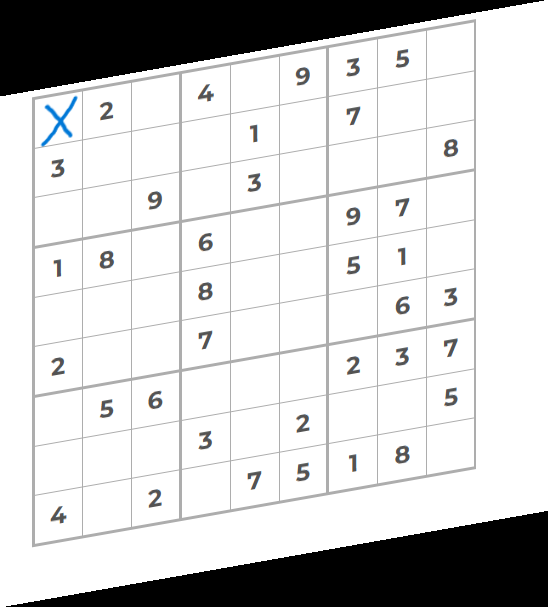
#> input picture app/vision/screenshot_skewed.png, 548 x 607 px
$ python test_vision.py
#> lines starting #> are read from the running program, lines starting #| are printed output that depends on the picture; after the words box and inside, x2 and y2 are one past the last pixel; in counts of white or black regions, pixels touching at a corner belong together
### app/vision/extractor.py
import cv2
import numpy as np


# [16 lines left out: function process_image, not called in this run]


def preprocess(image: np.ndarray) -> np.ndarray:
    """
    Converts to grayscale, blurs, and applies adaptive thresholding.
    Returns a binary (black and white) image where the grid lines are white.
    """
    # Convert to grayscale
    gray = cv2.cvtColor(image, cv2.COLOR_BGR2GRAY)

    # Apply Gaussian Blur
    # The (9, 9) is the kernel size. It must be an odd number.
    blur = cv2.GaussianBlur(gray, (9, 9), 0)

    # Apply Adaptive Thresholding
    # This turns the image strictly black and white.
    thresh = cv2.adaptiveThreshold(
        blur,
        255,
        cv2.ADAPTIVE_THRESH_GAUSSIAN_C,
        cv2.THRESH_BINARY_INV,
        11,
        2
    )

    return thresh


def find_grid_corners(thresh_image: np.ndarray) -> np.ndarray | None:
    """
    Finds contours, sorts by area, and returns the 4 corners of the largest square.
    """
    # Find all contours in the image
    # RETR_EXTERNAL gets only the outermost outlines, ignoring insides of numbers for now
    contours, _ = cv2.findContours(
        thresh_image, cv2.RETR_EXTERNAL, cv2.CHAIN_APPROX_SIMPLE
    )

    # Sort the contours by their area, from largest to smallest
    # We only care about the top 10 largest shapes to save processing time
    contours = sorted(contours, key=cv2.contourArea, reverse=True)[:10]

    # Loop through the largest contours to find the grid
    for contour in contours:
        # Calculate the perimeter of the contour
        perimeter = cv2.arcLength(contour, True)

        # Approximate the shape of the contour to smooth out jagged lines
        # 0.02 * perimeter is the mathematical precision of the smoothing
        approx = cv2.approxPolyDP(contour, 0.02 * perimeter, True)

        # If the smoothed shape has exactly 4 corners, it's our Sudoku board!
        if len(approx) == 4:
            return approx

    # Return None if no 4-cornered shape was found
    return None


def order_corner_points(corners: np.ndarray) -> np.ndarray:
    """
    Orders the 4 corners in this specific order:
    Top-Left, Top-Right, Bottom-Right, Bottom-Left
    """
    # Create an empty array for the 4 ordered points
    ordered_corners = np.zeros((4, 2), dtype="float32")

    # Reshape the corners into a simpler list of 4 (x, y) coordinates
    corners = corners.reshape(4, 2)

    # Top-Left will have the smallest sum (x + y)
    # Bottom-Right will have the largest sum (x + y)
    s = corners.sum(axis=1)
    ordered_corners[0] = corners[np.argmin(s)]
    ordered_corners[2] = corners[np.argmax(s)]

    # Top-Right will have the smallest difference (y - x)
    # Bottom-Left will have the largest difference (y - x)
    diff = np.diff(corners, axis=1)
    ordered_corners[1] = corners[np.argmin(diff)]
    ordered_corners[3] = corners[np.argmax(diff)]

    return ordered_corners


def warp_perspective(image: np.ndarray, corners: np.ndarray) -> np.ndarray:
    """
    Warps the skewed grid into a perfect flat 2D square (450x450 pixels).
    """
    # Order the corners correctly
    ordered_corners = order_corner_points(corners)

    # Define the dimensions of our new perfect square
    # 450 is a great number because it's easily divisible by 9 (50 pixels per cell)
    side = 450

    # Create the coordinates for the perfect square we are projecting ONTO
    destination_corners = np.array([
        [0, 0],  # Top-Left
        [side - 1, 0],  # Top-Right
        [side - 1, side - 1],  # Bottom-Right
        [0, side - 1]  # Bottom-Left
    ], dtype="float32")

    # Calculate the mathematical transformation matrix
    matrix = cv2.getPerspectiveTransform(ordered_corners, destination_corners)

    # Apply the warp to the original image
    flat_image = cv2.warpPerspective(image, matrix, (side, side))

    return flat_image


def slice_grid(flat_image: np.ndarray) -> list[np.ndarray]:
    """
    Crops the 450x450 flat image into 81 individual 50x50 cell images.
    """
    cells = []

    # Because the image is 450x450, each of the 9 cells is 50x50 pixels
    cell_size = flat_image.shape[0] // 9

    for row in range(9):
        for col in range(9):
            # Calculate pixel coordinates for this cell
            y_start = row * cell_size
            y_end = y_start + cell_size
            x_start = col * cell_size
            x_end = x_start + cell_size

            # Crop the cell from the image using numpy slicing
            cell_img = flat_image[y_start:y_end, x_start:x_end]

            # --- CRITICAL OPTIONAL STEP ---
            # Crop an extra 4-5 pixels off all edges of the cell.
            # This removes the thick black grid lines so your CNN doesn't
            # mistake a vertical grid line for a '1' or a '7'.
            margin = 8
            cell_img = cell_img[margin:-margin, margin:-margin]

            cells.append(cell_img)

    return cells


# [29 lines left out: function draw_solution, not called in this run]

### app/vision/test_vision.py
import cv2
import numpy as np
from app.vision.extractor import preprocess, find_grid_corners, warp_perspective, slice_grid


def test_pipeline(image_path: str):
    # 1. Load the original image
#> called with image_path = 'screenshot_skewed.png'
    img = cv2.imread(image_path)
#> img is the input picture: shape (607, 548, 3); mean B, G, R 208.5, 208.4, 208.2
    if img is None:
        print(f"Error: Could not load image from '{image_path}'")
        return

    # 2. Test Step 1: Preprocessing
    thresh = preprocess(img)
#> in preprocess, `blur = cv2.GaussianBlur(gray, (9, 9), 0)`:
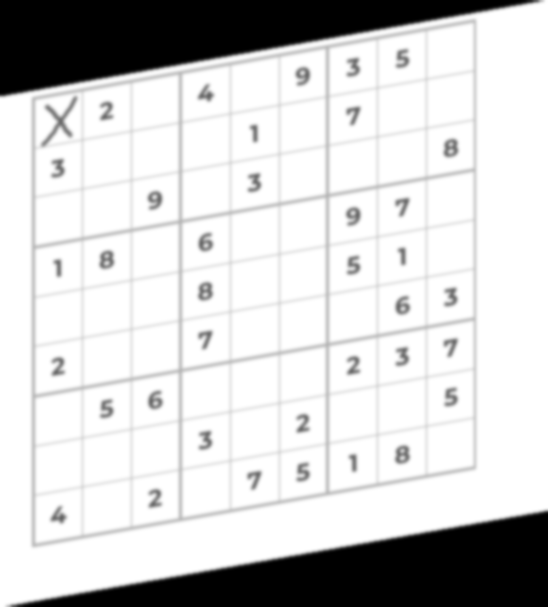
#> blur: shape (607, 548); min 0, max 255, mean 208.4
#> in preprocess, `thresh = cv2.adaptiveThreshold( blur, 255, cv2.ADAPTIVE_THRESH_GAUSSIA..`:
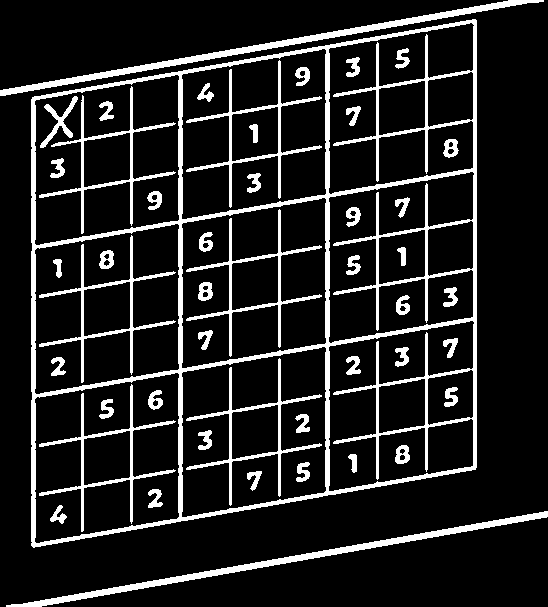
#> thresh: shape (607, 548); 13.2% white; 47 white regions

    # 3. Test Step 2: Finding Corners
    corners = find_grid_corners(thresh)
#> in find_grid_corners, `contours, _ = cv2.findContours( thresh_image, cv2.RETR_EXTERNAL, cv2.C..`: contours = 3 contours; box (x1, y1, x2, y2) and area: (31, 19, 477, 548) 200220, (0, 0, 544, 96) 2826, (6, 511, 548, 607) 2816
#> the loop in find_grid_corners, `for contour in contours:` made 1 pass
#> (perimeter, approx) on pass 1: (1859.1, [[475, 19], [32, 97], [33, 547], [475, 469]])
#> corners = [[475, 19], [32, 97], [33, 547], [475, 469]]

    # 4. Create a visual copy to draw on
    debug_img = img.copy()

    if corners is not None:
        print("Success! Grid corners found:")
        print(corners)
#| [[[475  19]]
#|  [[ 32  97]]
#|  [[ 33 547]]
#|  [[475 469]]]

        # Draw a thick green polygon around the detected grid
        cv2.drawContours(debug_img, [corners], -1, (0, 255, 0), 4)
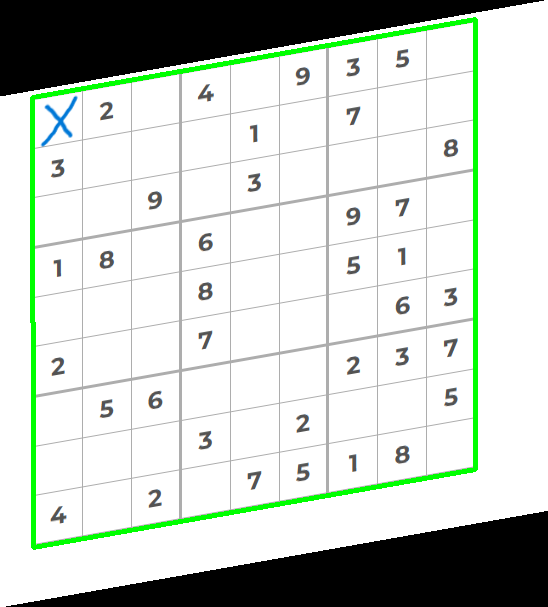
#> debug_img: shape (607, 548, 3); 2.66% of pixels changed, all inside (x1, y1, x2, y2) = (30, 17, 478, 550)

        # Draw red circles on each of the 4 corner points
        for point in corners:
            x, y = point[0]
            cv2.circle(debug_img, (x, y), 8, (0, 0, 255), -1)
#> this loop made 4 passes
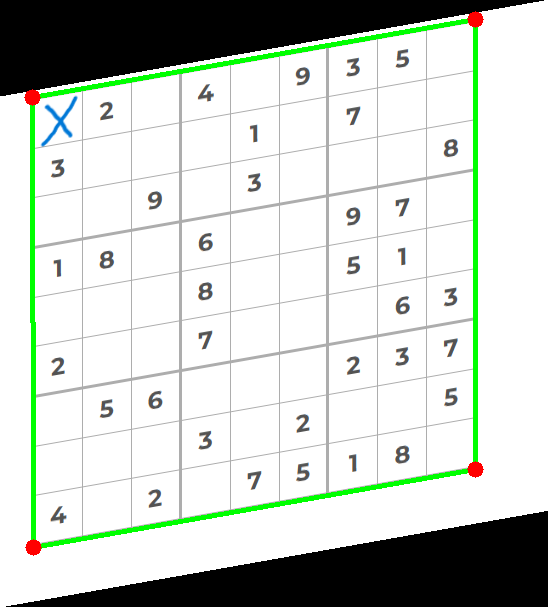
#> debug_img: shape (607, 548, 3); 0.24% of pixels changed, all inside (x1, y1, x2, y2) = (24, 11, 484, 556)

        # Flatten the image
        flat_grid = warp_perspective(img, corners)
#> in order_corner_points, `s = corners.sum(axis=1)`: s = [494, 129, 580, 944]
#> in order_corner_points, `diff = np.diff(corners, axis=1)`: diff = [-456, 65, 514, -6]
#> in warp_perspective, `ordered_corners = order_corner_points(corners)`: ordered_corners = [[32, 97], [475, 19], [475, 469], [33, 547]]
#> in warp_perspective, `matrix = cv2.getPerspectiveTransform(ordered_corners, destination_corn..`: matrix = [[1.01, -0.00225, -32.17], [0.175, 0.995, -102.1], [-1.77e-06, -5.01e-06, 1]]
#> in warp_perspective, `flat_image = cv2.warpPerspective(image, matrix, (side, side))`:
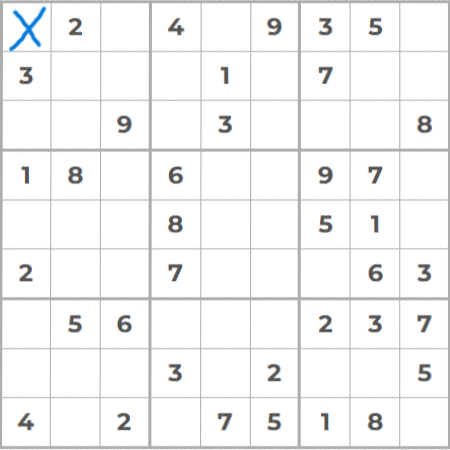
#> flat_image: shape (450, 450, 3); mean B, G, R 244.8, 244.6, 244.4

        # Slice
        cells = slice_grid(flat_grid)
#> after the loop in slice_grid, `for row in range(9):`: cells = 81 items
#> cells = 81 items


    else:
        print("Failed: No grid found in the image.")

    # --- VISUALIZE RESULTS ---
    # Option A: If running locally on your computer (pops up windows)
    cv2.imshow("1. Thresholded Image", thresh)
    cv2.imshow("2. Detected Grid", debug_img)
    cv2.imshow("3. Flattened Grid", flat_grid)
    cv2.imshow("4. Cell (0,0)", cells[1])
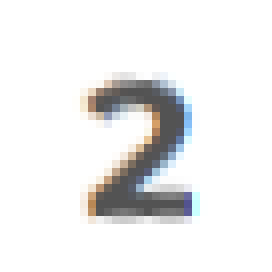
#> window '4. Cell (0,0)': shape (34, 34, 3) (shown 8 times larger); mean B, G, R 236.9, 236.9, 236.9
    print("Press any key on the image window to close it...")
    cv2.waitKey(0)
    cv2.destroyAllWindows()

    # Option B: Save images to disk to view them in your editor
    # cv2.imwrite("debug_thresh.png", thresh)
    # cv2.imwrite("debug_grid.png", debug_img)


if __name__ == "__main__":
    # Replace with the actual path to a sample image!
    test_pipeline("screenshot_skewed.png")
